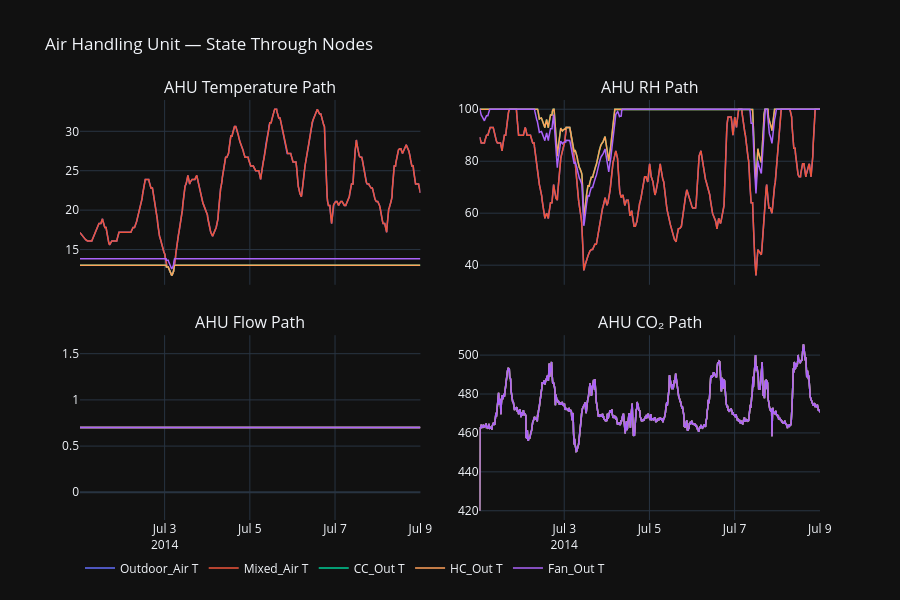

The notebook cell saved with this chart:
### Markdown cell above
## 4 · Supply Air Conditions (Outdoor → Fan Out)

### Code cell
fig = make_subplots(
    rows=2, cols=2, shared_xaxes=True,
    subplot_titles=['AHU Temperature Path', 'AHU RH Path',
                    'AHU Flow Path', 'AHU CO₂ Path'],
    vertical_spacing=0.12, horizontal_spacing=0.08
)

nodes = ['Outdoor_Air', 'Mixed_Air', 'CC_Out', 'HC_Out', 'Fan_Out']
colors_ahu = ['#636EFA', '#EF553B', '#00CC96', '#FFA15A', '#AB63FA']

for i, node in enumerate(nodes):
    c = colors_ahu[i]
    fig.add_trace(go.Scatter(x=df['Datetime'], y=df[f'{node}_Temp_C'],
        name=f'{node} T', line=dict(color=c, width=1.5), legendgroup=node), row=1, col=1)
    fig.add_trace(go.Scatter(x=df['Datetime'], y=df[f'{node}_RH_pct'],
        name=f'{node} RH', line=dict(color=c, width=1.5), legendgroup=node,
        showlegend=False), row=1, col=2)
    fig.add_trace(go.Scatter(x=df['Datetime'], y=df[f'{node}_Flow_kg_s'],
        name=f'{node} Flow', line=dict(color=c, width=1.5), legendgroup=node,
        showlegend=False), row=2, col=1)
    fig.add_trace(go.Scatter(x=df['Datetime'], y=df[f'{node}_CO2_ppm'],
        name=f'{node} CO₂', line=dict(color=c, width=1.5), legendgroup=node,
        showlegend=False), row=2, col=2)

fig.update_layout(template='plotly_dark', height=600,
    title='Air Handling Unit — State Through Nodes',
    legend=dict(orientation='h', y=-0.08))
fig.show()

### Figure 1 — Plotly figure (JSON) as saved in the notebook; plotly's stock layout.template omitted (floating-point values rounded to 4 significant figures; data arrays with more than 128 entries replaced by an {"elided": "..."} marker saying what was removed)
{"data": [{"legendgroup": "Outdoor_Air", "line": {"color": "#636EFA", "width": 1.5}, "name": "Outdoor_Air T", "type": "scatter", "x": {"elided": "768 str values"}, "xaxis": "x", "y": {"elided": "768 float values"}, "yaxis": "y"}, {"legendgroup": "Outdoor_Air", "line": {"color": "#636EFA", "width": 1.5}, "name": "Outdoor_Air RH", "showlegend": false, "type": "scatter", "x": {"elided": "768 str values"}, "xaxis": "x2", "y": {"elided": "768 float values"}, "yaxis": "y2"}, {"legendgroup": "Outdoor_Air", "line": {"color": "#636EFA", "width": 1.5}, "name": "Outdoor_Air Flow", "showlegend": false, "type": "scatter", "x": {"elided": "768 str values"}, "xaxis": "x3", "y": {"elided": "768 float values"}, "yaxis": "y3"}, {"legendgroup": "Outdoor_Air", "line": {"color": "#636EFA", "width": 1.5}, "name": "Outdoor_Air CO₂", "showlegend": false, "type": "scatter", "x": {"elided": "768 str values"}, "xaxis": "x4", "y": {"elided": "768 float values"}, "yaxis": "y4"}, {"legendgroup": "Mixed_Air", "line": {"color": "#EF553B", "width": 1.5}, "name": "Mixed_Air T", "type": "scatter", "x": {"elided": "768 str values"}, "xaxis": "x", "y": {"elided": "768 float values"}, "yaxis": "y"}, {"legendgroup": "Mixed_Air", "line": {"color": "#EF553B", "width": 1.5}, "name": "Mixed_Air RH", "showlegend": false, "type": "scatter", "x": {"elided": "768 str values"}, "xaxis": "x2", "y": {"elided": "768 float values"}, "yaxis": "y2"}, {"legendgroup": "Mixed_Air", "line": {"color": "#EF553B", "width": 1.5}, "name": "Mixed_Air Flow", "showlegend": false, "type": "scatter", "x": {"elided": "768 str values"}, "xaxis": "x3", "y": {"elided": "768 float values"}, "yaxis": "y3"}, {"legendgroup": "Mixed_Air", "line": {"color": "#EF553B", "width": 1.5}, "name": "Mixed_Air CO₂", "showlegend": false, "type": "scatter", "x": {"elided": "768 str values"}, "xaxis": "x4", "y": {"elided": "768 float values"}, "yaxis": "y4"}, {"legendgroup": "CC_Out", "line": {"color": "#00CC96", "width": 1.5}, "name": "CC_Out T", "type": "scatter", "x": {"elided": "768 str values"}, "xaxis": "x", "y": {"elided": "768 float values"}, "yaxis": "y"}, {"legendgroup": "CC_Out", "line": {"color": "#00CC96", "width": 1.5}, "name": "CC_Out RH", "showlegend": false, "type": "scatter", "x": {"elided": "768 str values"}, "xaxis": "x2", "y": {"elided": "768 float values"}, "yaxis": "y2"}, {"legendgroup": "CC_Out", "line": {"color": "#00CC96", "width": 1.5}, "name": "CC_Out Flow", "showlegend": false, "type": "scatter", "x": {"elided": "768 str values"}, "xaxis": "x3", "y": {"elided": "768 float values"}, "yaxis": "y3"}, {"legendgroup": "CC_Out", "line": {"color": "#00CC96", "width": 1.5}, "name": "CC_Out CO₂", "showlegend": false, "type": "scatter", "x": {"elided": "768 str values"}, "xaxis": "x4", "y": {"elided": "768 float values"}, "yaxis": "y4"}, {"legendgroup": "HC_Out", "line": {"color": "#FFA15A", "width": 1.5}, "name": "HC_Out T", "type": "scatter", "x": {"elided": "768 str values"}, "xaxis": "x", "y": {"elided": "768 float values"}, "yaxis": "y"}, {"legendgroup": "HC_Out", "line": {"color": "#FFA15A", "width": 1.5}, "name": "HC_Out RH", "showlegend": false, "type": "scatter", "x": {"elided": "768 str values"}, "xaxis": "x2", "y": {"elided": "768 float values"}, "yaxis": "y2"}, {"legendgroup": "HC_Out", "line": {"color": "#FFA15A", "width": 1.5}, "name": "HC_Out Flow", "showlegend": false, "type": "scatter", "x": {"elided": "768 str values"}, "xaxis": "x3", "y": {"elided": "768 float values"}, "yaxis": "y3"}, {"legendgroup": "HC_Out", "line": {"color": "#FFA15A", "width": 1.5}, "name": "HC_Out CO₂", "showlegend": false, "type": "scatter", "x": {"elided": "768 str values"}, "xaxis": "x4", "y": {"elided": "768 float values"}, "yaxis": "y4"}, {"legendgroup": "Fan_Out", "line": {"color": "#AB63FA", "width": 1.5}, "name": "Fan_Out T", "type": "scatter", "x": {"elided": "768 str values"}, "xaxis": "x", "y": {"elided": "768 float values"}, "yaxis": "y"}, {"legendgroup": "Fan_Out", "line": {"color": "#AB63FA", "width": 1.5}, "name": "Fan_Out RH", "showlegend": false, "type": "scatter", "x": {"elided": "768 str values"}, "xaxis": "x2", "y": {"elided": "768 float values"}, "yaxis": "y2"}, {"legendgroup": "Fan_Out", "line": {"color": "#AB63FA", "width": 1.5}, "name": "Fan_Out Flow", "showlegend": false, "type": "scatter", "x": {"elided": "768 str values"}, "xaxis": "x3", "y": {"elided": "768 float values"}, "yaxis": "y3"}, {"legendgroup": "Fan_Out", "line": {"color": "#AB63FA", "width": 1.5}, "name": "Fan_Out CO₂", "showlegend": false, "type": "scatter", "x": {"elided": "768 str values"}, "xaxis": "x4", "y": {"elided": "768 float values"}, "yaxis": "y4"}], "layout": {"annotations": [{"font": {"size": 16}, "showarrow": false, "text": "AHU Temperature Path", "x": 0.23, "xanchor": "center", "xref": "paper", "y": 1, "yanchor": "bottom", "yref": "paper"}, {"font": {"size": 16}, "showarrow": false, "text": "AHU RH Path", "x": 0.77, "xanchor": "center", "xref": "paper", "y": 1, "yanchor": "bottom", "yref": "paper"}, {"font": {"size": 16}, "showarrow": false, "text": "AHU Flow Path", "x": 0.23, "xanchor": "center", "xref": "paper", "y": 0.44, "yanchor": "bottom", "yref": "paper"}, {"font": {"size": 16}, "showarrow": false, "text": "AHU CO₂ Path", "x": 0.77, "xanchor": "center", "xref": "paper", "y": 0.44, "yanchor": "bottom", "yref": "paper"}], "height": 600, "legend": {"orientation": "h", "y": -0.08}, "title": {"text": "Air Handling Unit — State Through Nodes"}, "xaxis": {"anchor": "y", "domain": [0, 0.46], "matches": "x3", "showticklabels": false}, "xaxis2": {"anchor": "y2", "domain": [0.54, 1], "matches": "x4", "showticklabels": false}, "xaxis3": {"anchor": "y3", "domain": [0, 0.46]}, "xaxis4": {"anchor": "y4", "domain": [0.54, 1]}, "yaxis": {"anchor": "x", "domain": [0.56, 1]}, "yaxis2": {"anchor": "x2", "domain": [0.56, 1]}, "yaxis3": {"anchor": "x3", "domain": [0, 0.44]}, "yaxis4": {"anchor": "x4", "domain": [0, 0.44]}}}
